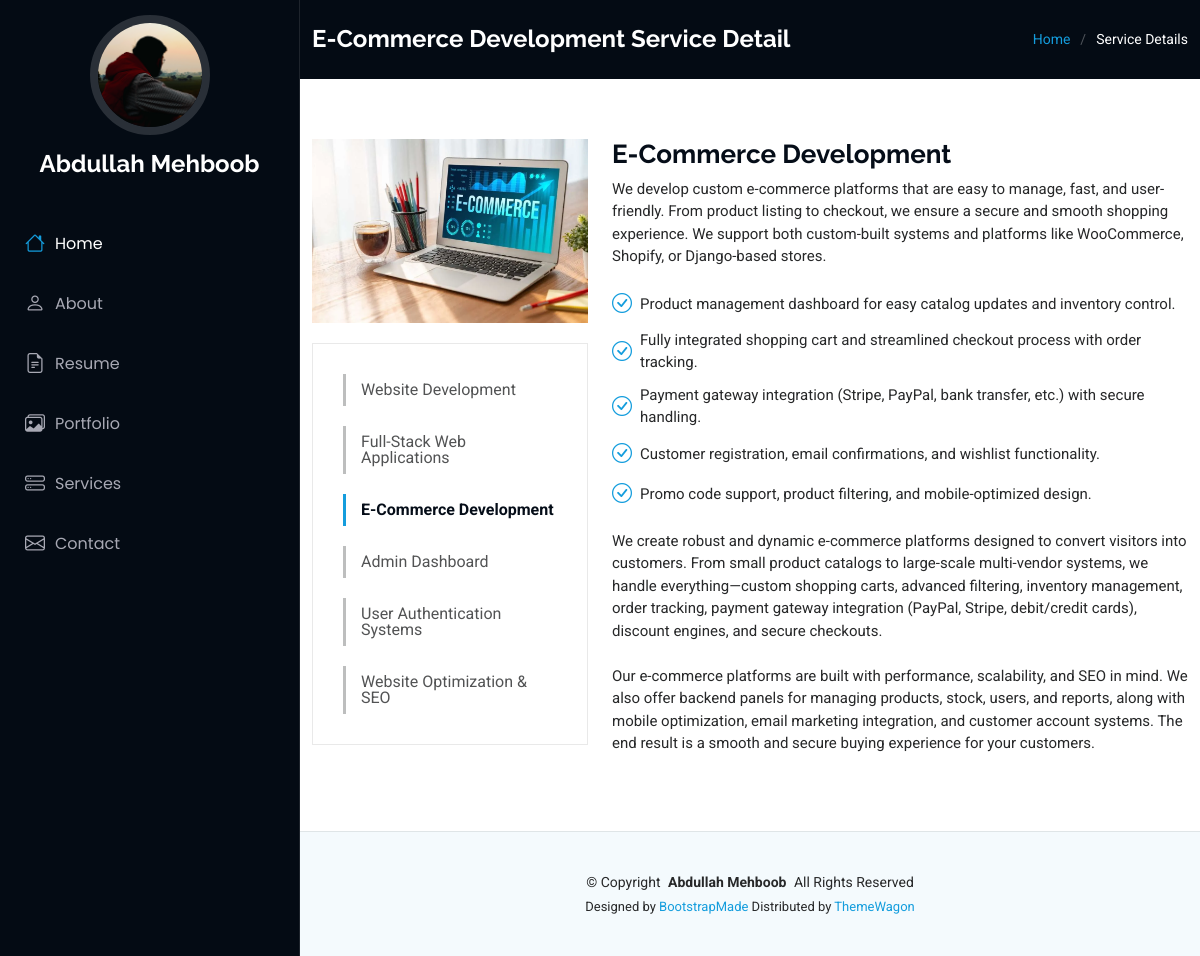
The app's page /service-details/e-commerce-development with its own data.
### frontend/models.py (models this page shows, shortened)
class Profile(models.Model):
    profile_name = models.CharField(max_length=50)
    profile_img_header = models.ImageField(upload_to='profile_image')
    profile_skills = models.TextField(help_text="Comma-separated values, e.g. Full Stack Web Developer, Python, Django")
    class Meta:
        verbose_name = "01 - Site Profile"
        verbose_name_plural = "01 - Site Profile"

class PortfolioServices(models.Model):
    service_name = models.CharField(max_length=100, unique=True)
    service_icon = models.ImageField(upload_to='service_icons/')
    service_short_detail = models.TextField(help_text="Short paragraph for service card")
    Service_long_detail = models.TextField(help_text='long para graph for service detail page')
    service_image = models.ImageField(upload_to='service_images/',  help_text='image for detail Page')
    service_extra_detailed = models.TextField(help_text='Extra detailed description for service detail page under descriotion')
    service_slug = models.CharField(max_length=1000, null=True, blank=True)
    class Meta:
        verbose_name = "10-1 - Services Section"
        verbose_name_plural = "10-1 - Services Section"

class PortfolioServicesDetailDescrition(models.Model):
    service_name = models.ForeignKey(PortfolioServices, on_delete=models.CASCADE)
    service_description = models.TextField(help_text='Description for service detail add ass many as needed')
    class Meta:
        verbose_name = "10-2 - Services Section Detail Descrition"
        verbose_name_plural = "10-2 - Services Section Detail Description"

### frontend/views.py (the view)
# urls.py: path('service-details/<str:service_slug_url>', views.service_detail_page, name='service-details'),
def service_detail_page(request, service_slug_url):
    social_links = SocialLinks.objects.all()
    profile = Profile.objects.all()
    service = get_object_or_404(PortfolioServices, service_slug=service_slug_url)
    port_services = PortfolioServices.objects.all()
    port_ser_detail_des = PortfolioServicesDetailDescrition.objects.filter(service_name = service)
    context = {
        'social_links': social_links,
        'profile': profile,
        'service': service,
        'port_services': port_services,
        'port_ser_detail_des': port_ser_detail_des
    }
    return render(request, 'pages/service-details.html', context)

### templates/pages/service-details.html (shortened to what this page needs)
{% extends "base.html" %}
{% load static %}
{% block content %}
<main class="main">
    <div class="page-title dark-background">
        <div class="container d-lg-flex justify-content-between align-items-center">
            <h1 class="mb-2 mb-lg-0">{{ service.service_name }} Service Detail</h1>
            <nav class="breadcrumbs">
                <ol>
                    <li><a href="/">Home</a></li>
                    <li class="current">Service Details</li>
                </ol>
            </nav>
        </div>
    </div>
    <section id="service-details" class="service-details section">
        <div class="container">
            <div class="row gy-4">
                <div class="col-lg-4" data-aos="fade-up" data-aos-delay="100">
                    <img src="{{ service.service_image.url }}" alt="" class="img-fluid services-img" />
                    <div class="services-list">
                        {% for i in port_services %}
                        <a href="{% url 'service-details' i.service_slug %}" class="{% if i.service_slug == service.service_slug %}active{% endif %}">{{ i.service_name }}</a>
                        {% endfor %}
                    </div>
                </div>
                <div class="col-lg-8" data-aos="fade-up" data-aos-delay="200">
                    <h3>{{ service.service_name }}</h3>
                    <p>{{ service.Service_long_detail}}</p>
                    <ul>
                        {% for i in port_ser_detail_des %}
                        <li>
                            <i class="bi bi-check-circle"></i>
                            <span>{{ i.service_description }}</span>
                        </li>
                        {% endfor %}
                    </ul>
                    <p>{{ service.service_extra_detailed|safe }}</p>
                </div>
            </div>
        </div>
    </section>
</main>
{% endblock %}

### templates/includes/header.html (shortened to what this page needs)
{% load static %}
<header id="header" class="header dark-background d-flex flex-column">
  <div class="profile-img">
    {% for img in profile %}
    <img
      src="{{ img.profile_img_header.url }}"
      alt=""
      class="img-fluid rounded-circle"
    />
    {% endfor %}
  </div>
  <a href="/" class="logo d-flex align-items-center justify-content-center">
    {% for name in profile %}
    <h1 class="sitename">{{ name.profile_name }}</h1>
    {% endfor %}
  </a>
  <nav id="navmenu" class="navmenu">
    <ul>
      <li><a href="{% url 'home' %}#hero" class="active"><i class="bi bi-house navicon"></i> Home</a></li>
      <li><a href="{% url 'home' %}#about"><i class="bi bi-person navicon"></i> About</a></li>
      <li><a href="{% url 'home' %}#resume"><i class="bi bi-file-earmark-text navicon"></i> Resume</a></li>
      <li><a href="{% url 'home' %}#portfolio"><i class="bi bi-images navicon"></i> Portfolio</a></li>
      <li><a href="{% url 'home' %}#services"><i class="bi bi-hdd-stack navicon"></i> Services</a></li>
      <li><a href="{% url 'home' %}#contact"><i class="bi bi-envelope navicon"></i> Contact</a></li>
    </ul>
  </nav>
</header>

### static/css/main.css (style rules this page uses)
:root { --default-font: "Roboto", system-ui, -apple-system, "Segoe UI", Roboto, "Helvetica Neue", Arial, "Noto Sans", "Liberation Sans", sans-serif, "Apple Color Emoji", "Segoe UI Emoji", "Segoe UI Symbol", "Noto Color Emoji"; --heading-font: "Raleway", sans-serif; --nav-font: "Poppins", sans-serif; }
:root { --background-color: #ffffff; --default-color: #272829; --heading-color: #050d18; --accent-color: #149ddd; --surface-color: #ffffff; --contrast-color: #ffffff; }
:root { --nav-color: #a8a9b4; --nav-hover-color: #ffffff; --nav-mobile-background-color: #040b14; --nav-dropdown-background-color: #040b14; --nav-dropdown-color: #a8a9b4; --nav-dropdown-hover-color: #ffffff; }
.dark-background { --background-color: #040b14; --default-color: #ffffff; --heading-color: #ffffff; --surface-color: #151f2b; --contrast-color: #ffffff; }
:root { scroll-behavior: smooth; }
body { color: var(--default-color); background-color: var(--background-color); font-family: var(--default-font); }
a { color: var(--accent-color); text-decoration: none; transition: 0.3s; }
h1, h2, h3, h4, h5, h6 { color: var(--heading-color); font-family: var(--heading-font); }
.header { color: var(--default-color); background-color: var(--background-color); position: fixed; top: 0; left: 0; bottom: 0; padding: 0 15px; width: 300px; transition: all ease-in-out 0.3s; overflow-y: auto; z-index: 997; border-right: 1px solid color-mix(in srgb, var(--default-color), transparent 90%); }
.header .profile-img img { margin: 15px auto; display: block; width: 120px; border: 8px solid color-mix(in srgb, var(--default-color), transparent 85%); }
.header .logo { line-height: 1; margin-bottom: 15px; }
.header .logo h1 { font-size: 24px; margin: 0; font-weight: 700; color: var(--heading-color); }
@media (min-width: 1200px) { .header~main, .header~#footer { margin-left: 300px; } }
.navmenu { padding: 0; z-index: 9997; }
.navmenu ul { list-style: none; padding: 0 0 20px 0; margin: 0; }
.navmenu a, .navmenu a:focus { color: var(--nav-color); padding: 15px 10px; font-family: var(--nav-font); font-size: 16px; font-weight: 400; display: flex; align-items: center; white-space: nowrap; transition: 0.3s; width: 100%; }
.navmenu a .navicon, .navmenu a:focus .navicon { font-size: 20px; margin-right: 10px; }
.navmenu a:hover, .navmenu .active, .navmenu .active:focus { color: var(--nav-hover-color); }
.navmenu a:hover .navicon, .navmenu .active .navicon, .navmenu .active:focus .navicon { color: var(--accent-color); }
.page-title { color: var(--default-color); background-color: var(--background-color); padding: 25px 0; position: relative; }
.page-title h1 { font-size: 24px; font-weight: 700; }
.page-title .breadcrumbs ol { display: flex; flex-wrap: wrap; list-style: none; padding: 0; margin: 0; font-size: 14px; font-weight: 400; }
.page-title .breadcrumbs ol li+li { padding-left: 10px; }
.page-title .breadcrumbs ol li+li::before { content: "/"; display: inline-block; padding-right: 10px; color: color-mix(in srgb, var(--default-color), transparent 70%); }
section, .section { color: var(--default-color); background-color: var(--background-color); padding: 60px 0; overflow: clip; }
.service-details .services-list { padding: 10px 30px; border: 1px solid color-mix(in srgb, var(--default-color), transparent 90%); margin-bottom: 20px; }
.service-details .services-list a { display: block; line-height: 1; padding: 8px 0 8px 15px; border-left: 3px solid color-mix(in srgb, var(--default-color), transparent 70%); margin: 20px 0; color: color-mix(in srgb, var(--default-color), transparent 20%); transition: 0.3s; }
.service-details .services-list a.active { color: var(--heading-color); font-weight: 700; border-color: var(--accent-color); }
.service-details .services-img { margin-bottom: 20px; }
.service-details h3 { font-size: 26px; font-weight: 700; }
.service-details p { font-size: 15px; }
.service-details ul { list-style: none; padding: 0; font-size: 15px; }
.service-details ul li { padding: 5px 0; display: flex; align-items: center; }
.service-details ul i { font-size: 20px; margin-right: 8px; color: var(--accent-color); }

### records on screen
Profile: profile_img_header (picture), profile_name "Abdullah Mehboob"
PortfolioServices: service_name "E-Commerce Development", service_image (picture), Service_long_detail "We develop custom e-commerce platforms that are easy to manage, fast, and user-friendly. From product listing to checkout, we ensure a secure and smooth shopping experience. We support both custom-built systems and platforms like WooCommerce, Shopify, or Django-based stores.", service_extra_detailed "We create robust and dynamic e-commerce platforms designed to convert visitors into customers. From small product catalogs to large-scale multi-vendor systems, we handle everything—custom shopping carts, advanced filtering, inventory management, order tracking, payment gateway integration (PayPal, Stripe, debit/credit cards), discount engines, and secure checkouts. Our e-commerce platforms are built with performance, scalability, and SEO in mind. We also offer backend panels for managing products, stock, users, and reports, along with mobile optimization, email marketing integration, and customer account systems. The end result is a smooth and secure buying experience for your customers."
PortfolioServices: service_name "Website Development"
PortfolioServices: service_name "Full-Stack Web Applications"
PortfolioServices: service_name "Admin Dashboard"
PortfolioServices: service_name "User Authentication Systems"
PortfolioServices: service_name "Website Optimization & SEO"
PortfolioServicesDetailDescrition: service_description "Product management dashboard for easy catalog updates and inventory control."
PortfolioServicesDetailDescrition: service_description "Fully integrated shopping cart and streamlined checkout process with order tracking."
PortfolioServicesDetailDescrition: service_description "Payment gateway integration (Stripe, PayPal, bank transfer, etc.) with secure handling."
PortfolioServicesDetailDescrition: service_description "Customer registration, email confirmations, and wishlist functionality."
PortfolioServicesDetailDescrition: service_description "Promo code support, product filtering, and mobile-optimized design."
